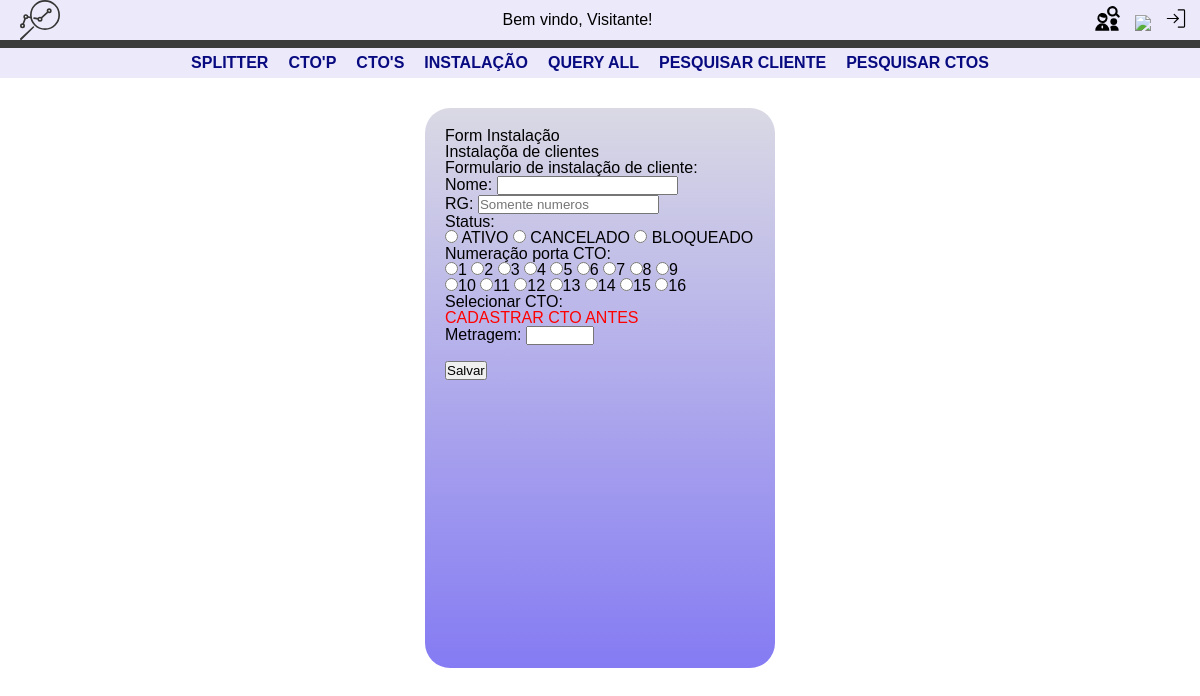
Page /ctomanager/instalacao/ on the earlier database version.
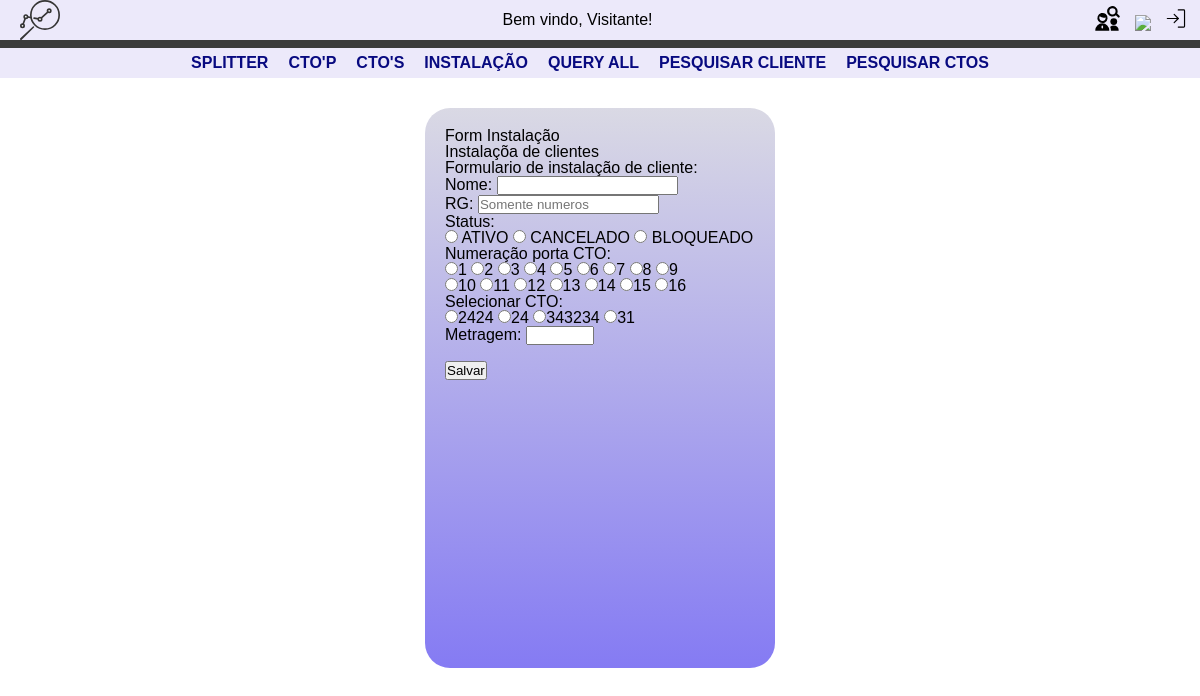
Same page on the later database version.
### CTO_manager/models.py (models this page shows, shortened)
class CtoSecundaria(models.Model):
  numeracao = models.IntegerField() # Numero de identificacao da CTO secundaria
  descricao = models.TextField(blank=True, null=True, verbose_name='Descricao detalhada') # Informacoes detalhadas e observacoes sobre a CTO
  sinal_entrada = models.FloatField() # Referencia para o sinal que esta chegando na caixa (futura implementacao para verificar atenuacoes na rota)
  splitter = models.ForeignKey(Splitter, on_delete=models.CASCADE) # Pre-requisito: cadastro do splitter; o tamanho do splitter define quantos cliente a caixa pode ter
  derivacao_ctoPrimaria = models.ForeignKey(CtoPrimaria, on_delete=models.CASCADE) # Pre-requisito: cadastro da cto primaria. buscar caixar com identificador da ctop
  metragem = models.IntegerField(default=0) # tamanho do cabo que foi utilizado para instalacao
  clientes = models.ManyToManyField(Cliente, blank=True) # Este e o tipo de campo que define uma relacao de muitos-para-muitos com o modelo Cliente.

### CTO_manager/views.py (the view, shortened to what this page needs)
# urls.py: path('instalacao/',views.instalacao, name='instalacao'),
def instalacao(request):
  template = loader.get_template('CTO_manager/instalacao.html')
  ctos = CtoSecundaria.objects.all()
  context = {
    'titulo' : 'Instalação', # titulo da pagina
    'ctos':ctos,
    'range': [1,2,3,4,5,6,7,8,9,10,11,12,13,14,15,16],
  }
  return HttpResponse(template.render(context, request))

### CTO_manager/templates/CTO_manager/instalacao.html (shortened to what this page needs)
{% extends 'base.html' %}
{% block content %}
<section class="main">
<h1>Form Instalação</h1>
<p>Instalaçõa de clientes</p>
<form action="/ctomanager/instalacao/" method="post">
  <fieldset>
    <legend>Formulario de instalação de cliente:</legend>
    <p>
      <label for="nome">Nome:</label>
      <input type="text" name="nome" id="nome" value="{{nome}}" required>
    </p>
    <p>
      <label for="rg">RG:</label>
      <input type="number" name="rg", id="rg"  value="{{rg}}" placeholder="Somente numeros">
    </p>
    <p>
      Status:<br>
      <input type="radio" name="status" value="ATIVO" id="ativo" {% if status == 'ATIVO' %}checked{% endif %}>
      <Label for="ativo">ATIVO</Label>
      <input type="radio" name="status" value="CANCELADO" id="cancelado" {% if status == 'CANCELADO' %}checked{% endif %}>
      <label for="cancelado">CANCELADO</label>
      <input type="radio" name="status" value="BLOQUEADO" id="bloqueado" {% if status == 'BLOQUEADO' %}checked{% endif %}>
      <label for="bloqueado">BLOQUEADO</label>
    </p>
    <p>
       <span>Numeração porta CTO:</span><br>
      {% for numero in range %}
      <input type="radio" name="porta" id="pt" value="{{numero}}" {% if porta == numero %}checked{% endif %}><label for="porta" >{{numero}}</label>
      {% if numero == 9 %}
        <br>
      {%endif%}
      {% endfor %}
    </p>
    <p>
      <span>Selecionar CTO:</span><br>
      {% if not ctos %}
        <p style="color: red;">CADASTRAR CTO ANTES</p>
      {% endif %}
      {% for cto in ctos %}
        <input type="radio" name="numeracao_cto" value="{{cto.pk}}" id="{{cto.numeracao}}" required
        ><label for="{{cto.numeracao}}">{{cto.numeracao}}</label>
      {% endfor %}
    </p>
    <p>
      <label for="metragem">Metragem:</label>
      <input type="number" name="metragem" id="metragem" min="0" max="1000" value="{{metragem}}">
    </p>
    <br><button type="submit">Salvar</button>
  </fieldset>
</form>
</section>
{% endblock %}

Differences in the rows shown:
added CtoSecundaria: numeracao_cto "☐ 2424", numeracao "2424"
added CtoSecundaria: numeracao_cto "☐ 24", numeracao "24"
added CtoSecundaria: numeracao_cto "☐ 343234", numeracao "343234"
added CtoSecundaria: numeracao_cto "☐ 31", numeracao "31"
Other differences:
text no longer shown: "CADASTRAR CTO ANTES"
